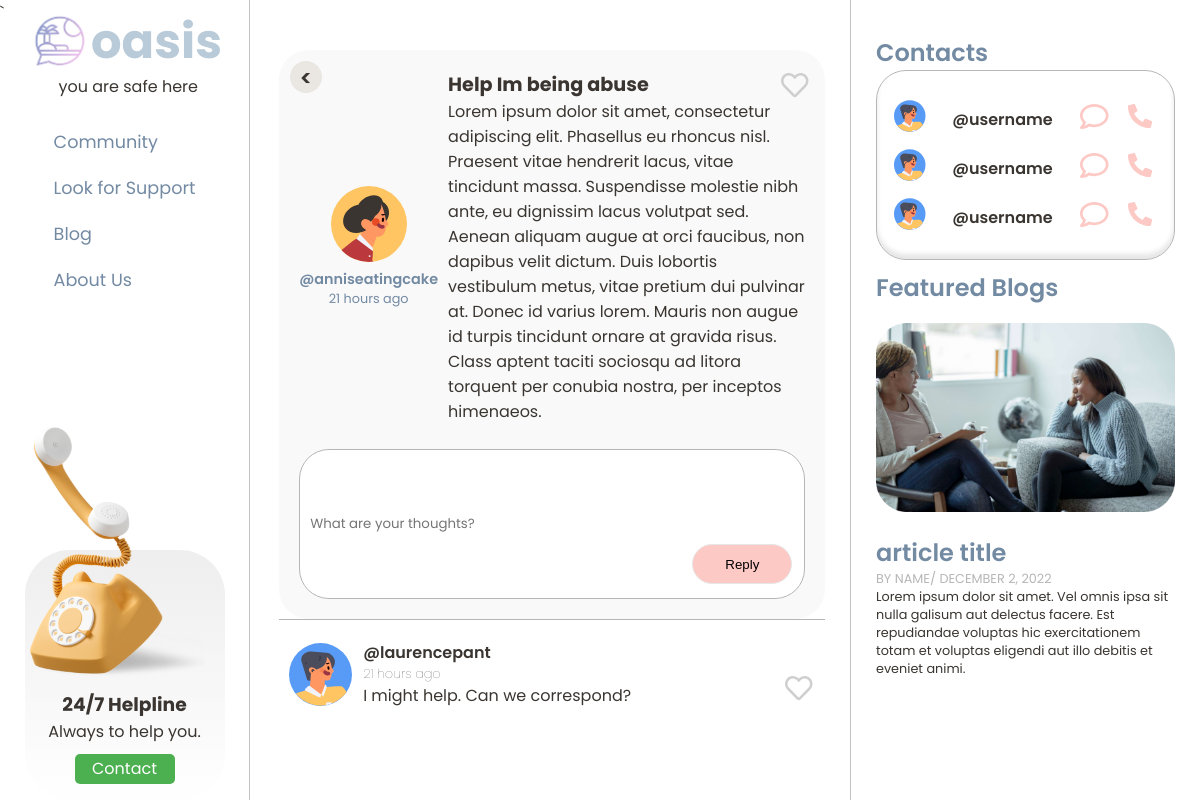
The page /post/1 on the database as committed earlier.
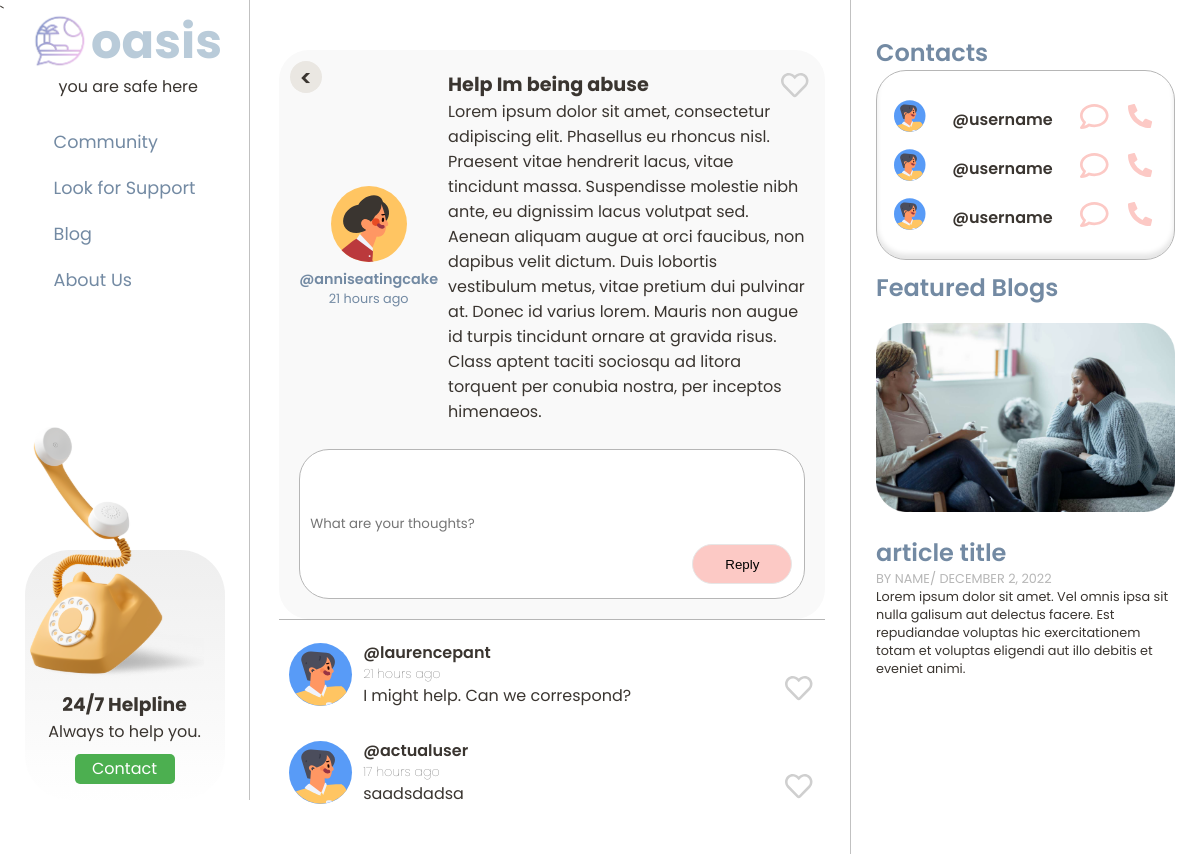
The same page on the database as committed later.
### forum/models.py (models this page shows, shortened)
class Comment(models.Model):
    post = models.ForeignKey(Post, on_delete=models.CASCADE, related_name='comments')
    user = models.ForeignKey(ForumUser, on_delete=models.CASCADE)
    body = models.TextField()
    created_on = models.DateTimeField(auto_now_add=True)
    active = models.BooleanField(default=False)
    class Meta:
        ordering = ['created_on']
    def get_date(self):
        return humanize.naturaltime(self.created_on)

### forum/views.py (the view)
# urls.py: path('post/<int:pk>', PostView.as_view(), name='post'),
class PostView(DetailView):
    model = Post
    template_name = "post.html"
    def get_context_data(self, **kwargs):
        context = super().get_context_data(**kwargs)
        post = context["object"]
        context['comments'] = Comment.objects.all().filter(post=post)
        context['hotlines'] = Hotline.objects.all()
        return context

### forum/models.py (called while the page is built)
    def get_date(self):
        return humanize.naturaltime(self.date)

### forum/templates/post.html (shortened to what this page needs)
{%  extends 'base.html' %}
{%  load static %}
{%  block content %}
<div class="main centered">
    <div class="rounded post-content-container ">
        <div class="post-top-container">
            <a id="back-button" href="{% url 'home' %}">
                <
            </a>
            <a href="#like" class="post-like-button">
                <img src="{%  static 'images/love.svg' %}">
            </a>
            <div class="post-author-container">
                <div class="post-author">
                    <div class="post-profile-pic-container">
                        <img class="post-profile-pic" src="{% static 'images/profile_pic_placeholder.svg' %}">
                    </div>
                    <div class="post-username">
                        @{{ post.user.username }}
                    </div>
                    <div class="post-time">
                        {{ post.get_date }}
                    </div>
                </div>
            </div>
            <div class="post-details-container">
                <div class="post-title-container">
                    <div class="post-title">{{ post.title }}</div>
                </div>
                <div class="post-text-container">
                    <p class="post-text">
                        {{ post.content }}
                    </p>
                </div>
            </div>
        </div>
        <br>
        <div class="post-bottom-container">
            <div class="post-comment-container">
                <div class="comment-box">
                    <form >
                        <label>
                            <input name="comment" class="rounded personal post-comment-input" type="text" placeholder="What are your thoughts?">
                        </label>
                        <button id="comment-submit-button" type="submit">Reply</button>
                    </form>
                </div>
            </div>
        </div>
    </div>
    <div class="replies-container">
        <div class="replies">
            {%  for comment in comments %}
            <div class="reply-container">
                <div class="reply">
                    <img src="{%  static 'images/profile1.svg' %}">
                    <div class="reply-text-container">
                        <div class="reply-author-container">
                            <div class="reply-author">
                                <div class="reply-author-username">@{{ comment.user.username }}</div>
                                <div class="reply-author-time">{{ comment.get_date}}</div>
                            </div>
                        </div>
                        <p class="reply-text">
                        {{ comment.body}}
                        </p>
                    </div>
                    <a href="#like" class=" reply-like-button">
                        <img src="{%  static 'images/love.svg' %}">
                    </a>
                </div>
            </div>
            {%  endfor %}
        </div>
    </div>
</div>
    <div class="right">
        {%  include 'contacts.html' %}
    </div>
{%  endblock %}

Rows that differ between the two databases and show on the page:
added Comment: user.username "actualuser", get_date "17 hours ago", body "saadsdadsa"
